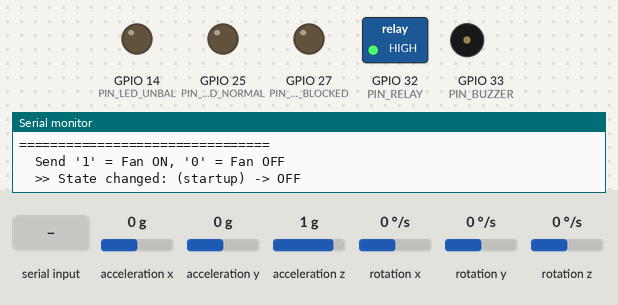
The sketch below on a simulated ESP32. On the bench: switched loads named in the sketch (green lamp = pin HIGH), output pins drawn as LEDs (lit = HIGH), buzzer (waves = sounding, pin HIGH), the last lines printed to the serial monitor. The test bench sets the inputs (shaded band); at power-on: acceleration x 0 g, acceleration z 1 g, acceleration y 0 g, rotation x 0 °/s, rotation y 0 °/s, rotation z 0 °/s.

Above: at 1.3 s.
1.4 s: acceleration x set to -1.4 g
At 5.1 s:
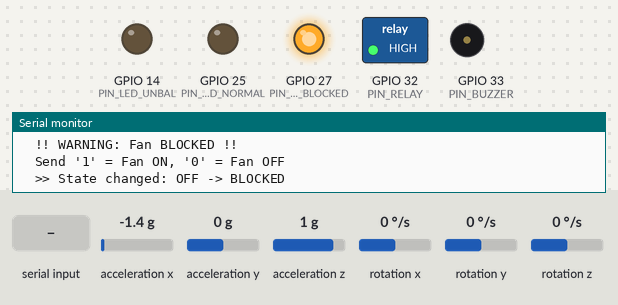
7.7 s: acceleration x set to -1 g
11.2 s: acceleration x set to -0.7 g
At 13.8 s:
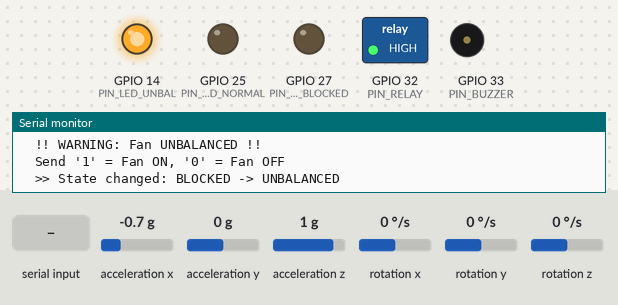
17.0 s: "1" received over Serial
At 20.3 s:
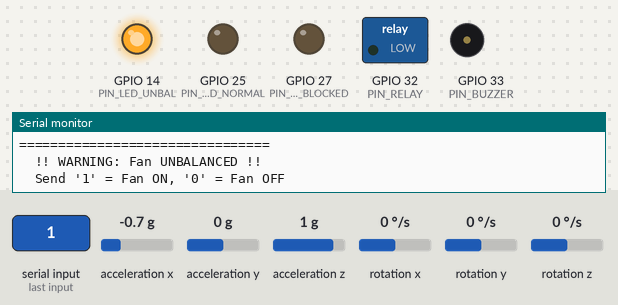
20.6 s: acceleration z set to 0 g
At 23.0 s:
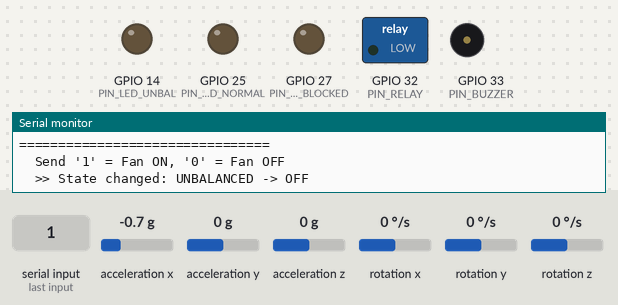
23.3 s: acceleration y set to -1.4 g
At 26.1 s:
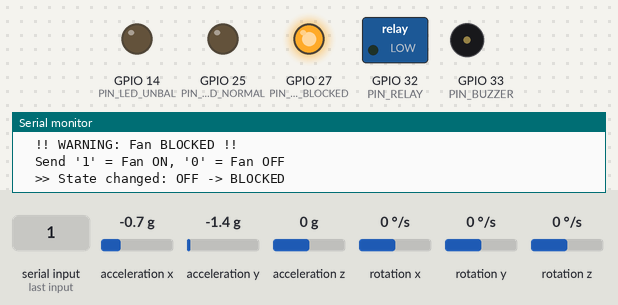
Timing chart, 0 to 29.6 s (numbered marks = the images above; inputs shaded):
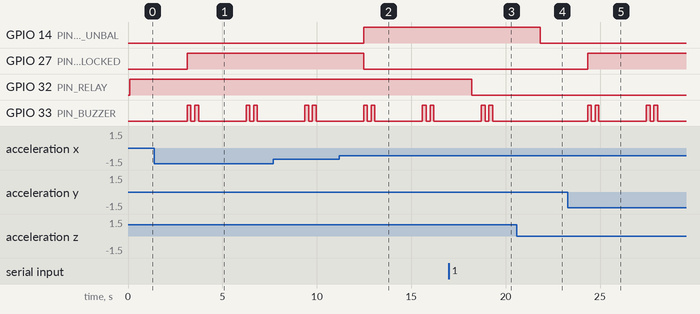

Measured:
- the behaviour switches between -0.9 and -0.8 g on acceleration x (found by bisection; images 1 and 2)
- after the input at 1.4 s, GPIO 27 (PIN_LED_BLOCKED): LOW → HIGH after 1.7 s; GPIO 33 (PIN_BUZZER): LOW → HIGH after 1.7 s, → LOW 0.20 s later, → HIGH 0.20 s later, → LOW 0.20 s later, … (8 changes in this stretch)
- after the input at 11.2 s, GPIO 14 (PIN_LED_UNBAL): LOW → HIGH after 1.3 s; GPIO 27 (PIN_LED_BLOCKED): HIGH → LOW after 1.3 s
- after the input at 17.0 s, GPIO 32 (PIN_RELAY): HIGH → LOW after 1.2 s
- after the input at 20.6 s, GPIO 14 (PIN_LED_UNBAL): HIGH → LOW after 1.2 s; GPIO 33 (PIN_BUZZER): stops changing and stays LOW
- after the input at 23.3 s, GPIO 27 (PIN_LED_BLOCKED): LOW → HIGH after 1.0 s; GPIO 33 (PIN_BUZZER): LOW → HIGH after 1.0 s, → LOW 0.20 s later, → HIGH 0.20 s later, → LOW 0.20 s later, … (8 changes in this stretch)

The sketch:

Relay_Neural_Net.ino
```cpp
// fanalyzer_neural_network.ino
// UPDATED: Relay control + LEDs + Buzzer + Serial commands
//
// Classes: 0=normal  1=blocked  2=unbalanced  3=off
//
// FOLDER SETUP:
//   fanalyzer_neural_network/
//   ├── fanalyzer_neural_network.ino   <- this file
//   └── nn_model.h                    <- copy from Python output
//
// SERIAL COMMANDS:
//   Send '1' -> Turn fan ON  (relay activates)
//   Send '0' -> Turn fan OFF (relay deactivates)
//
// GPIO MAP:
//   GPIO21 = MPU6050 SDA (I2C)
//   GPIO22 = MPU6050 SCL (I2C)
//   GPIO25 = Green LED   (Normal state)
//   GPIO26 = Relay IN    (Fan on/off, active-LOW)
//   GPIO27 = Red LED 1   (Blocked state)
//   GPIO14 = Red LED 2   (Unbalanced state)
//   GPIO33 = Buzzer      (Alarm for problem states)

#include <Wire.h>
#include <MPU6050.h>
#include <arduinoFFT.h>
#include "nn_model.h"

// ── Sensor & FFT config ──────────────────────────────────────
#define N_SAMPLES       128
#define SAMPLE_RATE_HZ  500
#define SAMPLE_INTERVAL (1000000 / SAMPLE_RATE_HZ)

// ── Pin definitions ──────────────────────────────────────────
#define PIN_RELAY       32   // Relay IN (active-LOW: LOW=fan ON, HIGH=fan OFF)
#define PIN_LED_NORMAL  25    // Green LED
#define PIN_LED_BLOCKED 27    // Red LED 1
#define PIN_LED_UNBAL   14    // Red LED 2
#define PIN_BUZZER      33    // Active buzzer

// ── Relay helpers (hides the active-LOW logic) ───────────────
// Your relay module is active-LOW:
//   IN pin LOW  = coil energised = COM-NO connected = fan ON
//   IN pin HIGH = coil off       = COM-NO open      = fan OFF
// These functions let you think in terms of "fan on" / "fan off"
// without worrying about the inverted logic.
#define FAN_ON()   digitalWrite(PIN_RELAY, LOW)
#define FAN_OFF()  digitalWrite(PIN_RELAY, HIGH)

// ── Objects ──────────────────────────────────────────────────
MPU6050 mpu;
double vReal[N_SAMPLES];
double vImag[N_SAMPLES];
ArduinoFFT<double> FFT = ArduinoFFT<double>(vReal, vImag, N_SAMPLES, SAMPLE_RATE_HZ);

const char* CLASS_LABELS[] = {"NORMAL", "BLOCKED", "UNBALANCED", "OFF"};

// ── State tracking ───────────────────────────────────────────
bool fanRunning = false;       // Track whether we've commanded the fan on
int lastPrediction = -1;       // Track last classification for change detection
int consecutiveAlerts = 0;     // Count consecutive problem readings

struct Features { float dom_freq, max_amp, mean_energy; };

// ══════════════════════════════════════════════════════════════
//  FEATURE EXTRACTION (unchanged from your original)
// ══════════════════════════════════════════════════════════════
Features extractFeatures() {
  for (int i = 0; i < N_SAMPLES; i++) {
    int16_t ax, ay, az;
    mpu.getAcceleration(&ax, &ay, &az);
    float mag = sqrt((float)ax*ax + (float)ay*ay + (float)az*az);
    vReal[i] = (double)mag;
    vImag[i] = 0.0;
    delayMicroseconds(SAMPLE_INTERVAL);
  }

  FFT.windowing(FFTWindow::Hamming, FFTDirection::Forward);
  FFT.compute(FFTDirection::Forward);
  FFT.complexToMagnitude();

  int half = N_SAMPLES / 2;
  float maxAmp = 0; int domBin = 1; float sumE = 0;
  for (int i = 1; i < half; i++) {
    float m = (float)vReal[i];
    sumE += m;
    if (m > maxAmp) { maxAmp = m; domBin = i; }
  }

  return {
    domBin * ((float)SAMPLE_RATE_HZ / N_SAMPLES),
    maxAmp,
    sumE / (half - 1)
  };
}

// ══════════════════════════════════════════════════════════════
//  STANDARD SCALER (unchanged)
// ══════════════════════════════════════════════════════════════
void scaleFeatures(float* input, float* output) {
  for (int i = 0; i < 3; i++) {
    output[i] = (input[i] - SCALER_MEAN[i]) / SCALER_STD[i];
  }
}

// ══════════════════════════════════════════════════════════════
//  SOFTMAX (unchanged)
// ══════════════════════════════════════════════════════════════
void softmax(float* x, int n) {
  float maxVal = x[0];
  for (int i = 1; i < n; i++) if (x[i] > maxVal) maxVal = x[i];
  float sum = 0;
  for (int i = 0; i < n; i++) { x[i] = exp(x[i] - maxVal); sum += x[i]; }
  for (int i = 0; i < n; i++) x[i] /= sum;
}

// ══════════════════════════════════════════════════════════════
//  NEURAL NETWORK FORWARD PASS (unchanged)
// ══════════════════════════════════════════════════════════════
int nn_predict(float dom_freq, float max_amp, float mean_energy) {
  float raw[3] = {dom_freq, max_amp, mean_energy};
  float inp[3];
  scaleFeatures(raw, inp);

  // Layer 1: 3 -> 16, ReLU
  float h1[NN_LAYER_1_SIZE];
  for (int j = 0; j < NN_LAYER_1_SIZE; j++) {
    float s = b1[j];
    for (int i = 0; i < NN_LAYER_0_SIZE; i++) s += inp[i] * W1[i][j];
    h1[j] = relu(s);
  }

  // Layer 2: 16 -> 8, ReLU
  float h2[NN_LAYER_2_SIZE];
  for (int j = 0; j < NN_LAYER_2_SIZE; j++) {
    float s = b2[j];
    for (int i = 0; i < NN_LAYER_1_SIZE; i++) s += h1[i] * W2[i][j];
    h2[j] = relu(s);
  }

  // Output: 8 -> 4, Softmax
  float out[NN_LAYER_3_SIZE];
  for (int j = 0; j < NN_LAYER_3_SIZE; j++) {
    float s = b3[j];
    for (int i = 0; i < NN_LAYER_2_SIZE; i++) s += h2[i] * W3[i][j];
    out[j] = s;
  }
  softmax(out, NN_LAYER_3_SIZE);

  int best = 0;
  for (int i = 1; i < NN_LAYER_3_SIZE; i++) if (out[i] > out[best]) best = i;
  return best;
}

// ══════════════════════════════════════════════════════════════
//  LED CONTROL — lights the correct LED based on classification
// ══════════════════════════════════════════════════════════════
void updateLEDs(int prediction) {
  // Turn all LEDs off first
  digitalWrite(PIN_LED_NORMAL,  LOW);
  digitalWrite(PIN_LED_BLOCKED, LOW);
  digitalWrite(PIN_LED_UNBAL,   LOW);

  // Light the correct one
  switch (prediction) {
    case 0:  // Normal
      digitalWrite(PIN_LED_NORMAL, HIGH);
      break;
    case 1:  // Blocked
      digitalWrite(PIN_LED_BLOCKED, HIGH);
      break;
    case 2:  // Unbalanced
      digitalWrite(PIN_LED_UNBAL, HIGH);
      break;
    case 3:  // Off — all LEDs stay off
      break;
  }
}

// ══════════════════════════════════════════════════════════════
//  BUZZER CONTROL — beeps for problem states
// ══════════════════════════════════════════════════════════════
void updateBuzzer(int prediction) {
  if (prediction == 1 || prediction == 2) {
    // Problem detected: Blocked or Unbalanced
    // Short beep pattern: 200ms on, 200ms off, 200ms on
    digitalWrite(PIN_BUZZER, HIGH);
    delay(200);
    digitalWrite(PIN_BUZZER, LOW);
    delay(200);
    digitalWrite(PIN_BUZZER, HIGH);
    delay(200);
    digitalWrite(PIN_BUZZER, LOW);
  } else {
    // Normal or Off — buzzer silent
    digitalWrite(PIN_BUZZER, LOW);
  }
}

// ══════════════════════════════════════════════════════════════
//  SERIAL COMMAND HANDLER — fan control via Serial Monitor
// ══════════════════════════════════════════════════════════════
void handleSerialCommands() {
  while (Serial.available()) {
    char cmd = Serial.read();

    if (cmd == '1') {
      // Turn fan ON
      FAN_ON();
      fanRunning = true;
      Serial.println("\n*** FAN ON — Relay activated ***");
    }
    else if (cmd == '0') {
      // Turn fan OFF
      FAN_OFF();
      fanRunning = false;
      Serial.println("\n*** FAN OFF — Relay deactivated ***");
    }
    // Ignore newline/carriage return characters
  }
}

// ══════════════════════════════════════════════════════════════
//  PRINT RESULT (updated with more info)
// ══════════════════════════════════════════════════════════════
void printResult(Features f, int pred) {
  Serial.println("\n================================");
  Serial.println("  Fanalyzer — Neural Network");
  Serial.print("  Freq   : "); Serial.print(f.dom_freq, 2);    Serial.println(" Hz");
  Serial.print("  Amp    : "); Serial.println(f.max_amp, 2);
  Serial.print("  Energy : "); Serial.println(f.mean_energy, 2);
  Serial.println("--------------------------------");
  Serial.print("  STATE  : "); Serial.println(CLASS_LABELS[pred]);
  Serial.print("  FAN    : "); Serial.println(fanRunning ? "ON (relay active)" : "OFF (relay inactive)");
  Serial.println("================================");

  // Show warning for problem states
  if (pred == 1) {
    Serial.println("  !! WARNING: Fan BLOCKED !!");
  } else if (pred == 2) {
    Serial.println("  !! WARNING: Fan UNBALANCED !!");
  }

  Serial.println("  Send '1' = Fan ON, '0' = Fan OFF");
}

// ══════════════════════════════════════════════════════════════
//  SETUP
// ══════════════════════════════════════════════════════════════
void setup() {
  Serial.begin(115200);

  // ── I2C + Sensor ──
  Wire.begin(21, 22);
  delay(100);
  mpu.initialize();
  if (!mpu.testConnection()) {
    Serial.println("ERROR: MPU6050 not found! Check wiring.");
    while (1);
  }

  // ── Output pins ──
  pinMode(PIN_RELAY,       OUTPUT);
  pinMode(PIN_LED_NORMAL,  OUTPUT);
  pinMode(PIN_LED_BLOCKED, OUTPUT);
  pinMode(PIN_LED_UNBAL,   OUTPUT);
  pinMode(PIN_BUZZER,      OUTPUT);

  // ── Initial state: fan OFF, all LEDs off, buzzer off ──
  FAN_OFF();
  digitalWrite(PIN_LED_NORMAL,  LOW);
  digitalWrite(PIN_LED_BLOCKED, LOW);
  digitalWrite(PIN_LED_UNBAL,   LOW);
  digitalWrite(PIN_BUZZER,      LOW);

  // ── Startup message ──
  Serial.println("\n========================================");
  Serial.println("  Fanalyzer — Neural Network + Relay");
  Serial.println("  Classes: NORMAL / BLOCKED / UNBALANCED / OFF");
  Serial.println("  LEDs: Green=Normal, Red1=Blocked, Red2=Unbalanced");
  Serial.println("  Buzzer: Beeps on Blocked or Unbalanced");
  Serial.println("----------------------------------------");
  Serial.println("  CONTROLS:");
  Serial.println("    Send '1' -> Turn fan ON");
  Serial.println("    Send '0' -> Turn fan OFF");
  Serial.println("========================================");
  Serial.println("  Fan starts OFF. Send '1' to start.\n");
}

// ══════════════════════════════════════════════════════════════
//  MAIN LOOP
// ══════════════════════════════════════════════════════════════
void loop() {
  // Check for serial commands (fan on/off)
  handleSerialCommands();

  // Read sensor + classify
  Features f = extractFeatures();
  int pred = nn_predict(f.dom_freq, f.max_amp, f.mean_energy);

  // Update LEDs based on classification
  updateLEDs(pred);

  // Buzzer alert for problem states
  updateBuzzer(pred);

  // Print to serial
  printResult(f, pred);

  // Track state changes
  if (pred != lastPrediction) {
    Serial.print("  >> State changed: ");
    if (lastPrediction >= 0) Serial.print(CLASS_LABELS[lastPrediction]);
    else Serial.print("(startup)");
    Serial.print(" -> ");
    Serial.println(CLASS_LABELS[pred]);
    lastPrediction = pred;
  }

  delay(2000);  // Classify every 2 seconds
}
```

nn_model.h
```cpp
// Auto-generated Neural Network weights for ESP32
// Architecture: 3 -> 16 -> 8 -> 4  (PyTorch)
// Classes: 0=normal  1=blocked  2=unbalanced  3=off

// StandardScaler parameters
const float SCALER_MEAN[3] = {3.90625000f, 538305.23948587f, 20797.10534503f};
const float SCALER_STD[3]  = {1.00000000f, 75891.46884554f, 14557.26027847f};

// Layer 1: 3 -> 16
const float W1[3][16] = {
  {-0.20722198f, 0.36065865f, -0.13087316f, -0.44688234f, 0.06153868f, 0.29208887f, -0.31118169f, 0.32785246f, 0.35745323f, -0.07289840f, -0.23347928f, 0.26545319f, -0.20385526f, -0.49883452f, 0.00775994f, -0.45445761f},
  {-0.75553763f, -0.33429033f, 0.32995915f, 0.35323384f, -0.72060555f, -1.20048308f, 0.81765479f, -0.25169393f, 0.89798605f, -0.75643140f, -0.29901341f, 1.77927589f, -0.71141833f, 1.22802091f, -0.22685842f, 0.31112596f},
  {-1.57633924f, 1.28747845f, 1.47376394f, 1.12951052f, -1.39466548f, 0.19479178f, 1.02900958f, 0.16989240f, 1.32006931f, 0.40359935f, -1.31755269f, -0.35836309f, 1.16205490f, 0.00782016f, -1.40800750f, -0.93032432f},
};
const float b1[16] = {-0.89442027f, 0.89792854f, -0.73706931f, 1.32493114f, -0.66156060f, 0.81937993f, -0.60592687f, 1.55971408f, 0.66808021f, 0.54787487f, -0.45920402f, 0.79314548f, 1.17778563f, 1.01446199f, -0.07582457f, 0.29222596f};

// Layer 2: 16 -> 8
const float W2[16][8] = {
  {-0.17977899f, 0.89266217f, -0.07674573f, 0.23604548f, 0.14445020f, -0.49728188f, 1.37581170f, -1.16727233f},
  {0.20973799f, 0.48539147f, 0.01575632f, -0.24803741f, 0.08495641f, 0.07482943f, -4.73744583f, 3.80527377f},
  {1.12189794f, 2.05601120f, -1.34262264f, 0.62606323f, 0.01555175f, -1.13747156f, 0.20219898f, 0.68713170f},
  {-0.23445743f, -0.29555678f, 0.08268091f, -0.07654946f, -0.10906845f, 0.59832013f, -5.37035465f, 3.65684009f},
  {0.10133587f, 0.37834746f, -0.41901717f, 0.04516577f, -0.18045636f, -0.57580459f, 1.34159827f, -0.69799453f},
  {1.04391217f, 0.71399683f, 0.22587183f, -4.82504082f, -0.08083577f, -0.24358065f, -0.04411381f, 0.25064570f},
  {-0.25024706f, 0.19790570f, -0.59100240f, 0.37680253f, 0.14939067f, -0.41630670f, -0.21194445f, 0.77244914f},
  {0.59578276f, 0.34053203f, 0.19539620f, -0.13947220f, -0.04259472f, 0.66001767f, 0.14687845f, 0.84282809f},
  {-0.28983006f, 0.02349115f, -0.68055582f, 0.43100566f, -0.12796009f, 0.22845238f, -0.35325083f, 0.66021323f},
  {0.87541670f, 0.30756810f, 0.29304242f, -2.76714611f, 0.08614193f, 0.18779697f, 0.06823961f, 0.85345364f},
  {-0.37494448f, 0.38971984f, 0.09210595f, 0.02601259f, -0.26450661f, -0.63968337f, 1.36537838f, -0.80123472f},
  {-0.84491587f, -1.02721429f, -0.78321564f, 0.61080563f, 0.04303597f, 1.15063870f, -0.12172051f, 0.05659499f},
  {0.52272999f, 0.62255591f, 0.30860096f, -0.53038806f, 0.14035337f, 0.31918597f, -0.98255867f, 1.54170930f},
  {-0.34741575f, -0.77004033f, 1.36062419f, 0.41038147f, -0.12845986f, 0.92309195f, -7.94152641f, 2.74879789f},
  {-0.07732933f, 0.46076486f, 0.15601593f, -0.01544767f, -0.02880364f, -0.55673456f, 0.86541247f, -0.51457751f},
  {-0.22987494f, 0.11242446f, 0.33285210f, 0.72164154f, 0.22011560f, 0.39333960f, 0.80838412f, -0.54292619f},
};
const float b2[8] = {0.44637573f, -0.00380394f, 0.19482201f, -0.21907872f, -0.19993806f, 0.79493940f, -0.37672719f, 1.01146877f};

// Layer 3: 8 -> 4
const float W3[8][4] = {
  {0.26962891f, 0.67719060f, -1.31098080f, 0.26153469f},
  {0.02649174f, 0.83500695f, -3.51645994f, 0.40026262f},
  {0.67324102f, 0.21464314f, -0.50832272f, -0.32954967f},
  {-3.42447734f, 1.71629381f, -2.18254471f, 0.00102633f},
  {-0.09258428f, -0.22880104f, 0.11219183f, -0.23349416f},
  {-5.61892414f, -1.16160047f, 1.47871709f, -0.56483549f},
  {-0.73482788f, -4.17549801f, -0.30284005f, 1.58262253f},
  {1.59150636f, 0.91846687f, 0.35695636f, -5.38971376f},
};
const float b3[4] = {-0.05371146f, -0.07470917f, 0.64875209f, -0.73007536f};

#define NN_LAYER_0_SIZE 3
#define NN_LAYER_1_SIZE 16
#define NN_LAYER_2_SIZE 8
#define NN_LAYER_3_SIZE 4

inline float relu(float x) { return x > 0 ? x : 0; }
```
